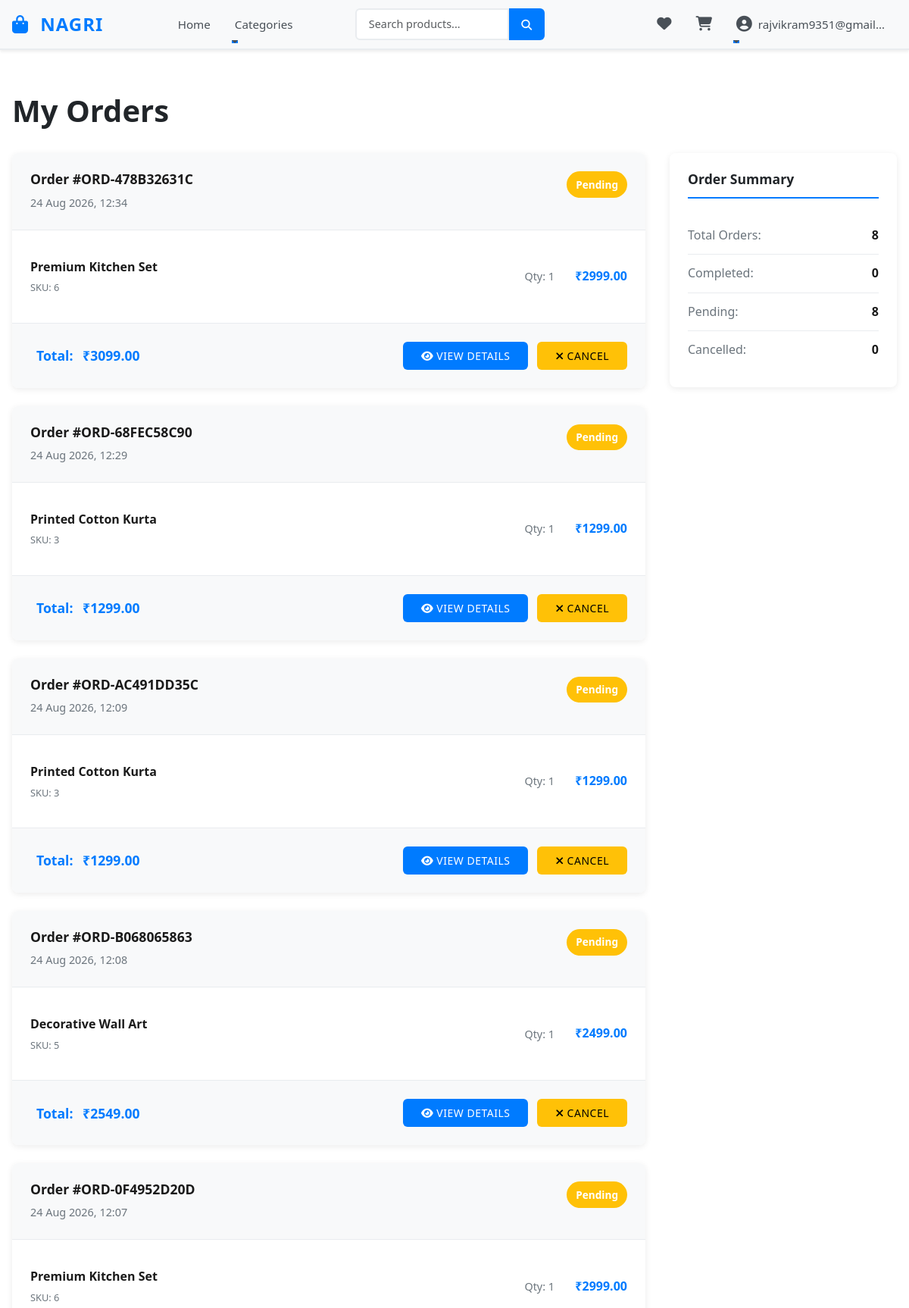
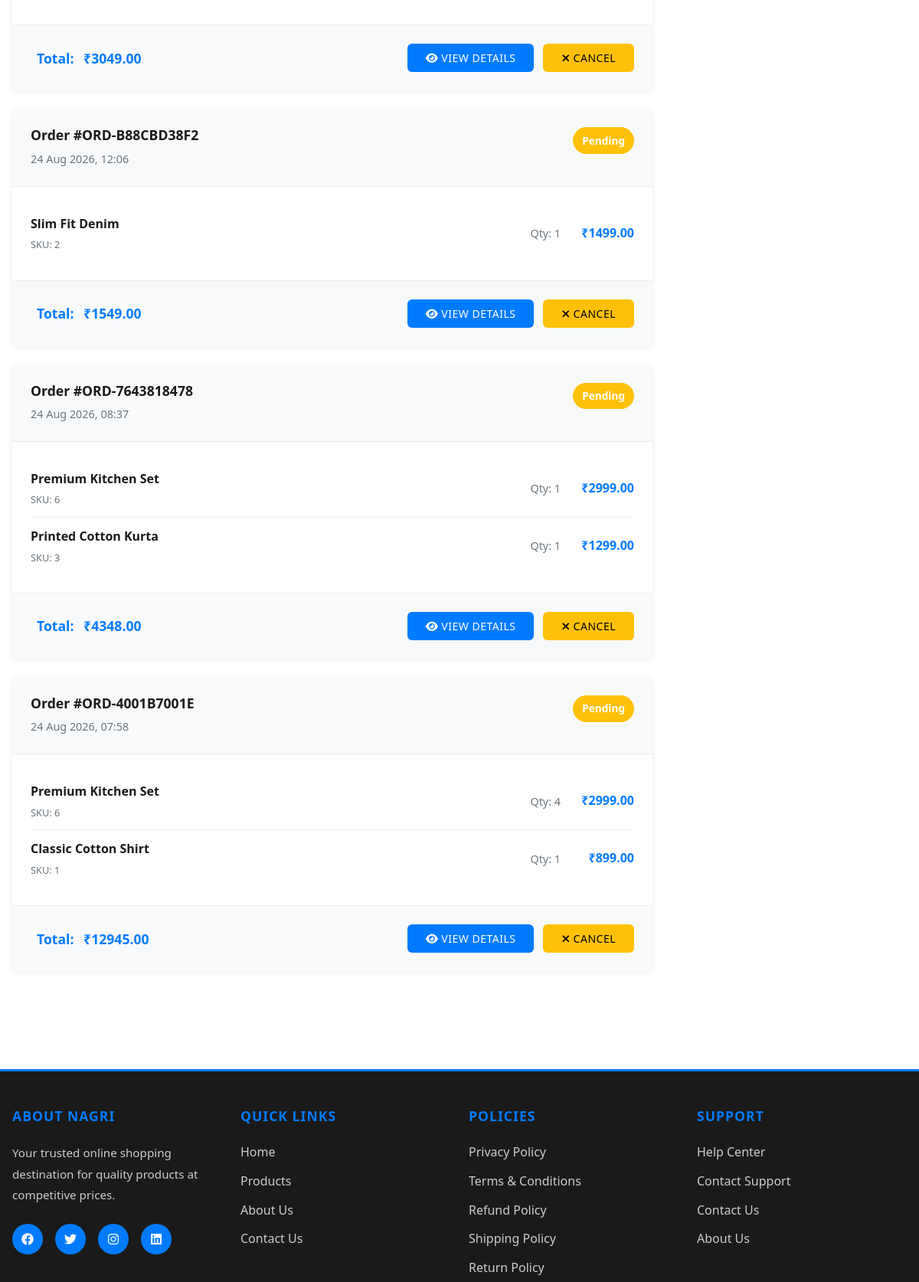
Page /orders/ (signed in, upper part) on the committed database (2 pictures, top to bottom).
### accounts/models.py (models this page shows, shortened)
class CustomUser(AbstractUser):
    email = models.EmailField(unique=True)
    phone = models.CharField(max_length=20, blank=True, null=True)
    avatar = models.ImageField(upload_to="profiles/", blank=True, null=True)
    is_vendor = models.BooleanField(default=False)
    is_customer = models.BooleanField(default=True)
    created_at = models.DateTimeField(auto_now_add=True)
    updated_at = models.DateTimeField(auto_now=True)
    USERNAME_FIELD = "email"
    REQUIRED_FIELDS = ["username"]

### orders/models.py (models this page shows, shortened)
class Order(models.Model):
    STATUS_CHOICES = [
        ("pending", "Pending"),
        ("paid", "Paid"),
        ("shipped", "Shipped"),
        ("completed", "Completed"),
        ("cancelled", "Cancelled"),
    ]
    TRACKING_CHOICES = [
        ("processing", "Processing"),
        ("packed", "Packed"),
        ("shipped", "Shipped"),
        ("out_for_delivery", "Out for Delivery"),
        ("delivered", "Delivered"),
    ]
    DELIVERY_CHOICES = [
        ("standard", "Standard Delivery (5-7 days) - FREE"),
        ("express", "Express Delivery (2-3 days) - ₹50"),
        ("overnight", "Overnight Delivery - ₹100"),
    ]
    PAYMENT_METHOD_CHOICES = [
        ("razorpay", "Credit/Debit Card"),
        ("netbanking", "Net Banking"),
        ("upi", "UPI"),
        ("wallet", "Wallet"),
        ("cod", "Cash on Delivery"),
    ]
    user = models.ForeignKey(settings.AUTH_USER_MODEL, on_delete=models.CASCADE, related_name="orders")
    order_number = models.CharField(max_length=50, unique=True)
    subtotal = models.DecimalField(max_digits=12, decimal_places=2, default=0.00)
    discount_amount = models.DecimalField(max_digits=12, decimal_places=2, default=0.00)
    delivery_charge = models.DecimalField(max_digits=12, decimal_places=2, default=0.00)
    total_amount = models.DecimalField(max_digits=12, decimal_places=2, default=0.00)
    coupon_code = models.CharField(max_length=50, blank=True, null=True)
    shipping_address = models.ForeignKey(Address, on_delete=models.SET_NULL, null=True, blank=True, related_name="orders")
    shipping_address_name = models.CharField(max_length=150, blank=True)
    shipping_address_phone = models.CharField(max_length=20, blank=True)
    shipping_address_line1 = models.CharField(max_length=255, blank=True)
    shipping_address_line2 = models.CharField(max_length=255, blank=True, null=True)
    shipping_address_city = models.CharField(max_length=100, blank=True)
    shipping_address_state = models.CharField(max_length=100, blank=True)
    shipping_address_postal_code = models.CharField(max_length=20, blank=True)
    shipping_address_country = models.CharField(max_length=100, blank=True, default="India")
    delivery_method = models.CharField(max_length=20, choices=DELIVERY_CHOICES, default="standard")
    payment_method = models.CharField(max_length=20, choices=PAYMENT_METHOD_CHOICES, default="razorpay")
    status = models.CharField(max_length=20, choices=STATUS_CHOICES, default="pending")
    tracking_status = models.CharField(max_length=30, choices=TRACKING_CHOICES, default="processing")
    tracking_code = models.CharField(max_length=100, blank=True, null=True)
    tracking_number = models.CharField(max_length=100, blank=True, null=True)
    is_paid = models.BooleanField(default=False)
    payment_provider = models.CharField(max_length=50, blank=True, default="razorpay")
    razorpay_order_id = models.CharField(max_length=255, blank=True, null=True)
    razorpay_payment_id = models.CharField(max_length=255, blank=True, null=True)
    razorpay_signature = models.CharField(max_length=255, blank=True, null=True)
    created_at = models.DateTimeField(auto_now_add=True)
    updated_at = models.DateTimeField(auto_now=True)
    class Meta:
        ordering = ["-created_at"]

class OrderItem(models.Model):
    order = models.ForeignKey(Order, on_delete=models.CASCADE, related_name="items")
    product = models.ForeignKey(Product, on_delete=models.CASCADE, related_name="order_items")
    quantity = models.PositiveIntegerField(default=1)
    price = models.DecimalField(max_digits=10, decimal_places=2)

### products/models.py (models this page shows, shortened)
class Product(models.Model):
    name = models.CharField(max_length=200, db_index=True)
    slug = models.SlugField(unique=True, db_index=True)
    category = models.ForeignKey(Category, on_delete=models.CASCADE, related_name="products", db_index=True)
    subcategory = models.ForeignKey(SubCategory, on_delete=models.SET_NULL, related_name="products", null=True, blank=True, db_index=True)
    short_description = models.TextField(blank=True, null=True)
    description = models.TextField(blank=True, null=True)
    brand = models.CharField(max_length=100, blank=True, null=True, db_index=True)
    tags = models.CharField(max_length=255, blank=True, null=True)
    price = models.DecimalField(max_digits=10, decimal_places=2, db_index=True)
    compare_price = models.DecimalField(max_digits=10, decimal_places=2, default=0.00)
    rating = models.DecimalField(max_digits=3, decimal_places=2, default=0.00, db_index=True)
    image = models.ImageField(upload_to="products/", blank=True, null=True)
    is_featured = models.BooleanField(default=False, db_index=True)
    is_bestseller = models.BooleanField(default=False, db_index=True)
    is_active = models.BooleanField(default=True, db_index=True)
    created_at = models.DateTimeField(auto_now_add=True, db_index=True)
    updated_at = models.DateTimeField(auto_now=True)
    class Meta:
        indexes = [
            models.Index(fields=["is_active", "is_featured", "is_bestseller", "created_at"]),
            models.Index(fields=["category", "is_active", "created_at"]),
            models.Index(fields=["price", "is_active"]),
        ]

### orders/views.py (the view)
# urls.py: path("", order_list_view, name="order_list"),
@login_required(login_url='login_page')
def order_list_view(request):
    orders = Order.objects.filter(user=request.user).prefetch_related('items__product').order_by('-created_at')
    total_orders = orders.count()
    completed_count = orders.filter(status='delivered').count()
    pending_count = orders.filter(status__in=['pending', 'processing']).count()
    cancelled_count = orders.filter(status='cancelled').count()
    context = {
        'orders': orders,
        'completed_count': completed_count,
        'pending_count': pending_count,
        'cancelled_count': cancelled_count,
    }
    return render(request, 'orders/order_list.html', context)

### templates/orders/order_list.html (shortened to what this page needs)
{% extends 'base/base.html' %}
{% load static %}
{% block extra_css %}
    <link rel="stylesheet" href="{% static 'css/orders/order_list.css' %}">
{% endblock %}
{% block content %}
<div class="container py-4">
    <h1>My Orders</h1>
    {% if orders %}
    <div class="orders-container">
        <div class="orders-list">
            {% for order in orders %}
            <div class="order-card">
                <div class="order-header">
                    <div class="order-info">
                        <h3>Order #{{ order.order_number }}</h3>
                        <p class="order-date">{{ order.created_at|date:"d M Y, H:i" }}</p>
                    </div>
                    <div class="order-status">
                        <span class="status-badge status-{{ order.status|lower }}">
                            {{ order.get_status_display }}
                        </span>
                    </div>
                </div>
                <div class="order-items">
                    {% for item in order.items.all %}
                    <div class="order-item">
                        <div class="item-details">
                            <p class="item-name">{{ item.product.name }}</p>
                            <p class="item-sku">SKU: {{ item.product.id }}</p>
                        </div>
                        <div class="item-quantity">
                            Qty: {{ item.quantity }}
                        </div>
                        <div class="item-price">
                            ₹{{ item.price }}
                        </div>
                    </div>
                    {% endfor %}
                </div>
                <div class="order-footer">
                    <div class="order-total">
                        <strong>Total:</strong>
                        <strong>₹{{ order.total_amount }}</strong>
                    </div>
                    <div class="order-actions">
                        <a href="{% url 'order_detail' order.id %}" class="btn btn-sm btn-primary">
                            <i class="fas fa-eye"></i> View Details
                        </a>
                        {% if order.status == 'pending' %}
                            <button class="btn btn-sm btn-warning" onclick="cancelOrder({{ order.id }})">
                                <i class="fas fa-times"></i> Cancel
                            </button>
                        {% endif %}
                    </div>
                </div>
            </div>
            {% endfor %}
        </div>
        <aside class="order-stats">
            <div class="stats-card">
                <h3>Order Summary</h3>
                <div class="stat">
                    <span>Total Orders:</span>
                    <strong>{{ orders.count }}</strong>
                </div>
                <div class="stat">
                    <span>Completed:</span>
                    <strong>{{ completed_count }}</strong>
                </div>
                <div class="stat">
                    <span>Pending:</span>
                    <strong>{{ pending_count }}</strong>
                </div>
                <div class="stat">
                    <span>Cancelled:</span>
                    <strong>{{ cancelled_count }}</strong>
                </div>
            </div>
        </aside>
    </div>
    {% endif %}
</div>
{% endblock %}

### templates/base/base.html (shortened to what this page needs)
<!DOCTYPE html>
<html lang="en">
<head>
    {% load static %}
    <link href="https://cdn.jsdelivr.net/npm/bootstrap@5.3.0/dist/css/bootstrap.min.css" rel="stylesheet">
    <link rel="stylesheet" href="https://cdnjs.cloudflare.com/ajax/libs/font-awesome/6.4.0/css/all.min.css">
    <link rel="stylesheet" href="{% static 'css/base/base.css' %}">
    <link rel="stylesheet" href="{% static 'css/base/navbar.css' %}">
    <link rel="stylesheet" href="{% static 'css/base/footer.css' %}">
    {% block extra_css %}{% endblock %}
</head>
<body>
    <nav class="navbar navbar-expand-lg navbar-light bg-light navbar-sticky">
        <div class="container-fluid">
            <a class="navbar-brand" href="{% url 'home' %}">
                <i class="fas fa-shopping-bag"></i> <strong>NAGRI</strong>
            </a>
            <div class="collapse navbar-collapse" id="navbarNav">
                <ul class="navbar-nav ms-auto">
                    <li class="nav-item">
                        <a class="nav-link" href="{% url 'home' %}">Home</a>
                    </li>
                    <li class="nav-item dropdown">
                        <a class="nav-link dropdown-toggle" href="#" id="categoriesDropdown" role="button" data-bs-toggle="dropdown" aria-expanded="false">
                            Categories
                        </a>
                    </li>
                </ul>
                <form class="d-flex mx-auto search-form" method="get" action="{% url 'product_list' %}">
                    <input class="form-control search-input" type="search" name="search" placeholder="Search products..." value="{{ search_query|default:'' }}">
                    <button class="btn btn-primary" type="submit">
                        <i class="fas fa-search"></i>
                    </button>
                </form>
                <ul class="navbar-nav ms-auto">
                    {% if user.is_authenticated %}
                        <li class="nav-item">
                            <a class="nav-link position-relative" href="{% url 'wishlist_list' %}">
                                <i class="fas fa-heart"></i>
                            </a>
                        </li>
                        <li class="nav-item">
                            <a class="nav-link position-relative" href="{% url 'cart_detail' %}">
                                <i class="fas fa-shopping-cart"></i>
                            </a>
                        </li>
                        <li class="nav-item dropdown">
                            <a class="nav-link dropdown-toggle" href="#" id="accountDropdown" role="button" data-bs-toggle="dropdown" aria-expanded="false">
                                <i class="fas fa-user-circle"></i> {{ user.email|truncatechars:20 }}
                            </a>
                        </li>
                    {% endif %}
                </ul>
            </div>
        </div>
    </nav>
    <main class="main-content">
        {% block content %}{% endblock %}
    </main>
    <footer class="footer bg-dark text-white mt-5 py-5">
        <div class="container">
            <div class="row">
                <div class="col-md-3 mb-4">
                    <h5 class="footer-title">About Nagri</h5>
                    <p class="footer-text">Your trusted online shopping destination for quality products at competitive prices.</p>
                    <div class="social-links">
                        <a href="#" title="Facebook"><i class="fab fa-facebook"></i></a>
                        <a href="#" title="Twitter"><i class="fab fa-twitter"></i></a>
                        <a href="#" title="Instagram"><i class="fab fa-instagram"></i></a>
                        <a href="#" title="LinkedIn"><i class="fab fa-linkedin"></i></a>
                    </div>
                </div>
                <div class="col-md-3 mb-4">
                    <h5 class="footer-title">Quick Links</h5>
                    <ul class="footer-links">
                        <li><a href="{% url 'home' %}">Home</a></li>
                        <li><a href="{% url 'product_list' %}">Products</a></li>
                        <li><a href="{% url 'about' %}">About Us</a></li>
                        <li><a href="{% url 'contact' %}">Contact Us</a></li>
                    </ul>
                </div>
                <div class="col-md-3 mb-4">
                    <h5 class="footer-title">Policies</h5>
                    <ul class="footer-links">
                        <li><a href="{% url 'privacy_policy' %}">Privacy Policy</a></li>
                        <li><a href="{% url 'terms_conditions' %}">Terms & Conditions</a></li>
                        <li><a href="{% url 'refund_policy' %}">Refund Policy</a></li>
                        <li><a href="{% url 'shipping_policy' %}">Shipping Policy</a></li>
                        <li><a href="{% url 'return_policy' %}">Return Policy</a></li>
                    </ul>
                </div>
                <div class="col-md-3 mb-4">
                    <h5 class="footer-title">Support</h5>
                    <ul class="footer-links">
                        <li><a href="{% url 'help_center' %}">Help Center</a></li>
                        <li><a href="{% url 'contact_support' %}">Contact Support</a></li>
                        <li><a href="{% url 'contact' %}">Contact Us</a></li>
                        <li><a href="{% url 'about' %}">About Us</a></li>
                    </ul>
                </div>
            </div>
        </div>
    </footer>
</body>
</html>

### rows in the picture
CustomUser: email "rajvikram9351@gmail…"
Order: order_number "ORD-478B32631C", created_at "24 Aug 2026, 12:34", status "Pending", total_amount "3099.00"
OrderItem: product.name "Premium Kitchen Set", product.id "6", quantity "1", price "2999.00"
Order: order_number "ORD-68FEC58C90", created_at "24 Aug 2026, 12:29", status "Pending", total_amount "1299.00"
OrderItem: product.name "Printed Cotton Kurta", product.id "3", quantity "1", price "1299.00"
Order: order_number "ORD-AC491DD35C", created_at "24 Aug 2026, 12:09", status "Pending", total_amount "1299.00"
OrderItem: product.name "Printed Cotton Kurta", product.id "3", quantity "1", price "1299.00"
Order: order_number "ORD-B068065863", created_at "24 Aug 2026, 12:08", status "Pending", total_amount "2549.00"
OrderItem: product.name "Decorative Wall Art", product.id "5", quantity "1", price "2499.00"
Order: order_number "ORD-0F4952D20D", created_at "24 Aug 2026, 12:07", status "Pending", total_amount "3049.00"
OrderItem: product.name "Premium Kitchen Set", product.id "6", quantity "1", price "2999.00"
Order: order_number "ORD-B88CBD38F2", created_at "24 Aug 2026, 12:06", status "Pending", total_amount "1549.00"
OrderItem: product.name "Slim Fit Denim", product.id "2", quantity "1", price "1499.00"
Order: order_number "ORD-7643818478", created_at "24 Aug 2026, 08:37", status "Pending", total_amount "4348.00"
OrderItem: product.name "Premium Kitchen Set", product.id "6", quantity "1", price "2999.00"
OrderItem: product.name "Printed Cotton Kurta", product.id "3", quantity "1", price "1299.00"
Order: order_number "ORD-4001B7001E", created_at "24 Aug 2026, 07:58", status "Pending", total_amount "12945.00"
OrderItem: product.name "Premium Kitchen Set", product.id "6", quantity "4", price "2999.00"
OrderItem: product.name "Classic Cotton Shirt", product.id "1", quantity "1", price "899.00"

### other values in the picture
{{ orders.count }} "8"
{{ completed_count }} "0"
{{ pending_count }} "8"
{{ cancelled_count }} "0"
